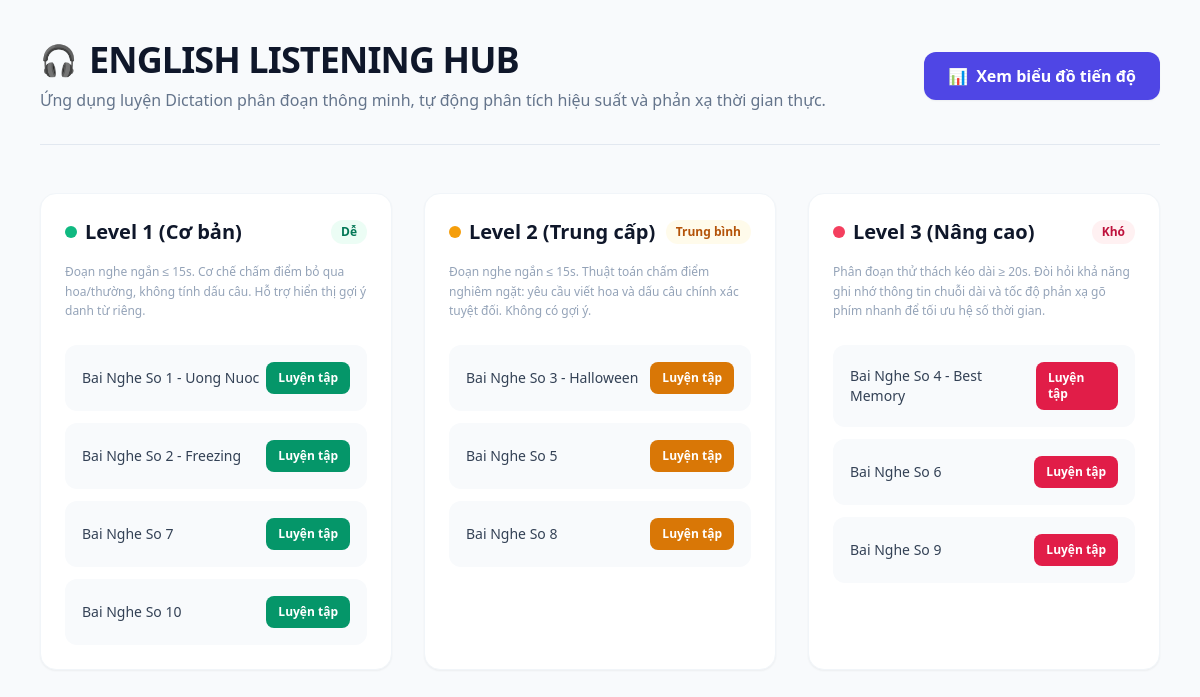
The page / on the database its author committed.
### models/models.py (models this page shows, shortened)
class AudioLesson(db.Model):
    __tablename__ = "audio_lessons"
    id = db.Column(db.Integer, primary_key=True)
    title = db.Column(db.String(200), nullable=False)
    transcript = db.Column(db.Text, nullable=False)
    level = db.Column(db.Integer, nullable=False)
    attempts = db.relationship("Attempt", backref="lesson", lazy=True)
    segments = db.relationship(
        "Segment",
        backref="lesson",
        lazy=True,
        cascade="all, delete-orphan",
        order_by="Segment.position",
    )

### app.py (the view)
@app.route("/")
def index():
    lessons = AudioLesson.query.order_by(AudioLesson.level, AudioLesson.id).all()
    return render_template("index.html", lessons=lessons)

### templates/index.html (shortened to what this page needs)
<!DOCTYPE html>
<html lang="vi">
<head>
    <script src="https://cdn.tailwindcss.com"></script>
    <link rel="stylesheet" href="{{ url_for('static', filename='css/style.css') }}">
</head>
<body class="bg-slate-50 font-sans text-slate-800 selection:bg-blue-500 selection:text-white">
    <div class="max-w-6xl mx-auto px-4 py-10">
        <header class="flex flex-col md:flex-row justify-between items-start md:items-center mb-12 border-b border-slate-200 pb-8 gap-4">
            <div>
                <div class="flex items-center space-x-3">
                    <span class="text-3xl">🎧</span>
                    <h1 class="text-3xl font-black tracking-tight text-slate-900 md:text-4xl">ENGLISH LISTENING HUB</h1>
                </div>
                <p class="text-slate-500 mt-2 text-sm md:text-base">Ứng dụng luyện Dictation phân đoạn thông minh, tự động phân tích hiệu suất và phản xạ thời gian thực.</p>
            </div>
            <a href="/history" class="inline-flex items-center space-x-2 bg-indigo-600 hover:bg-indigo-700 text-white font-semibold px-6 py-3 rounded-xl shadow-sm transition-all transform hover:-translate-y-0.5">
                <span>📊</span>
                <span>Xem biểu đồ tiến độ</span>
            </a>
        </header>
        <div class="grid grid-cols-1 lg:grid-cols-3 gap-8">
            <div class="bg-white p-6 rounded-2xl shadow-sm border border-slate-100 flex flex-col justify-between">
                <div>
                    <div class="flex items-center justify-between mb-4">
                        <div class="flex items-center space-x-2">
                            <span class="w-3 h-3 bg-emerald-500 rounded-full animate-pulse"></span>
                            <h2 class="text-xl font-bold text-slate-900">Level 1 (Cơ bản)</h2>
                        </div>
                        <span class="text-xs bg-emerald-50 text-emerald-700 px-2.5 py-1 rounded-full font-semibold">Dễ</span>
                    </div>
                    <p class="text-xs text-slate-400 mb-6 leading-relaxed">Đoạn nghe ngắn ≤ 15s. Cơ chế chấm điểm bỏ qua hoa/thường, không tính dấu câu. Hỗ trợ hiển thị gợi ý danh từ riêng.</p>
                    <div class="space-y-3">
                        {% for lesson in lessons if lesson.level == 1 %}
                        <div class="p-4 bg-slate-50 hover:bg-emerald-50/60 rounded-xl transition-all border border-transparent hover:border-emerald-100 flex justify-between items-center group">
                            <span class="font-medium text-sm text-slate-700 group-hover:text-emerald-900">{{ lesson.title }}</span>
                            <a href="/practice/{{ lesson.id }}" class="text-xs bg-emerald-600 text-white px-3 py-2 rounded-lg font-bold hover:bg-emerald-700 transition">Luyện tập</a>
                        </div>
                        {% else %}
                        <p class="text-xs text-slate-400 italic text-center py-4">Chưa có bài học Level 1</p>
                        {% endfor %}
                    </div>
                </div>
            </div>
            <div class="bg-white p-6 rounded-2xl shadow-sm border border-slate-100 flex flex-col justify-between">
                <div>
                    <div class="flex items-center justify-between mb-4">
                        <div class="flex items-center space-x-2">
                            <span class="w-3 h-3 bg-amber-500 rounded-full"></span>
                            <h2 class="text-xl font-bold text-slate-900">Level 2 (Trung cấp)</h2>
                        </div>
                        <span class="text-xs bg-amber-50 text-amber-700 px-2.5 py-1 rounded-full font-semibold">Trung bình</span>
                    </div>
                    <p class="text-xs text-slate-400 mb-6 leading-relaxed">Đoạn nghe ngắn ≤ 15s. Thuật toán chấm điểm nghiêm ngặt: yêu cầu viết hoa và dấu câu chính xác tuyệt đối. Không có gợi ý.</p>
                    <div class="space-y-3">
                        {% for lesson in lessons if lesson.level == 2 %}
                        <div class="p-4 bg-slate-50 hover:bg-amber-50/60 rounded-xl transition-all border border-transparent hover:border-amber-100 flex justify-between items-center group">
                            <span class="font-medium text-sm text-slate-700 group-hover:text-amber-900">{{ lesson.title }}</span>
                            <a href="/practice/{{ lesson.id }}" class="text-xs bg-amber-600 text-white px-3 py-2 rounded-lg font-bold hover:bg-amber-700 transition">Luyện tập</a>
                        </div>
                        {% else %}
                        <p class="text-xs text-slate-400 italic text-center py-4">Chưa có bài học Level 2</p>
                        {% endfor %}
                    </div>
                </div>
            </div>
            <div class="bg-white p-6 rounded-2xl shadow-sm border border-slate-100 flex flex-col justify-between">
                <div>
                    <div class="flex items-center justify-between mb-4">
                        <div class="flex items-center space-x-2">
                            <span class="w-3 h-3 bg-rose-500 rounded-full"></span>
                            <h2 class="text-xl font-bold text-slate-900">Level 3 (Nâng cao)</h2>
                        </div>
                        <span class="text-xs bg-rose-50 text-rose-700 px-2.5 py-1 rounded-full font-semibold">Khó</span>
                    </div>
                    <p class="text-xs text-slate-400 mb-6 leading-relaxed">Phân đoạn thử thách kéo dài ≥ 20s. Đòi hỏi khả năng ghi nhớ thông tin chuỗi dài và tốc độ phản xạ gõ phím nhanh để tối ưu hệ số thời gian.</p>
                    <div class="space-y-3">
                        {% for lesson in lessons if lesson.level == 3 %}
                        <div class="p-4 bg-slate-50 hover:bg-rose-50/60 rounded-xl transition-all border border-transparent hover:border-rose-100 flex justify-between items-center group">
                            <span class="font-medium text-sm text-slate-700 group-hover:text-rose-900">{{ lesson.title }}</span>
                            <a href="/practice/{{ lesson.id }}" class="text-xs bg-rose-600 text-white px-3 py-2 rounded-lg font-bold hover:bg-rose-700 transition">Luyện tập</a>
                        </div>
                        {% else %}
                        <p class="text-xs text-slate-400 italic text-center py-4">Chưa có bài học Level 3</p>
                        {% endfor %}
                    </div>
                </div>
            </div>
        </div>
    </div>
</body>
</html>

### rows shown on the page
AudioLesson: title "Bai Nghe So 1 - Uong Nuoc"
AudioLesson: title "Bai Nghe So 2 - Freezing"
AudioLesson: title "Bai Nghe So 7"
AudioLesson: title "Bai Nghe So 10"
AudioLesson: title "Bai Nghe So 3 - Halloween"
AudioLesson: title "Bai Nghe So 5"
AudioLesson: title "Bai Nghe So 8"
AudioLesson: title "Bai Nghe So 4 - Best Memory"
AudioLesson: title "Bai Nghe So 6"
AudioLesson: title "Bai Nghe So 9"
